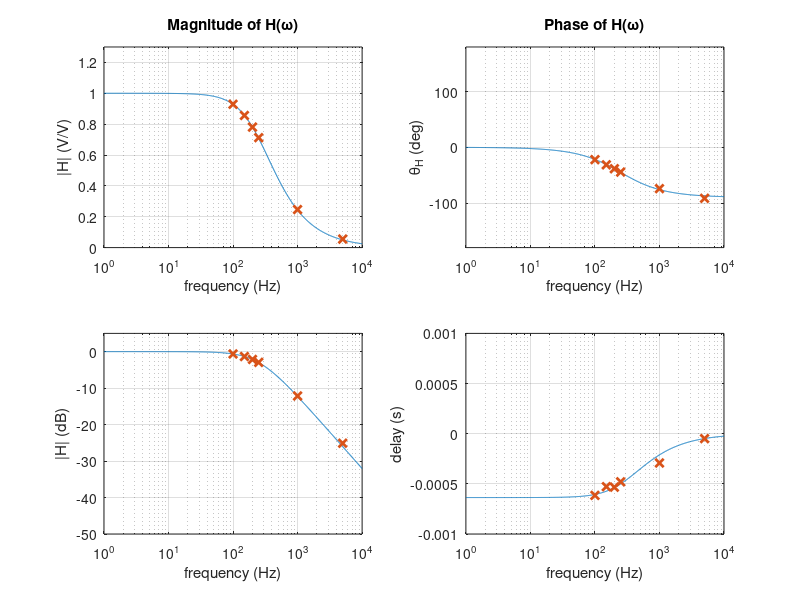
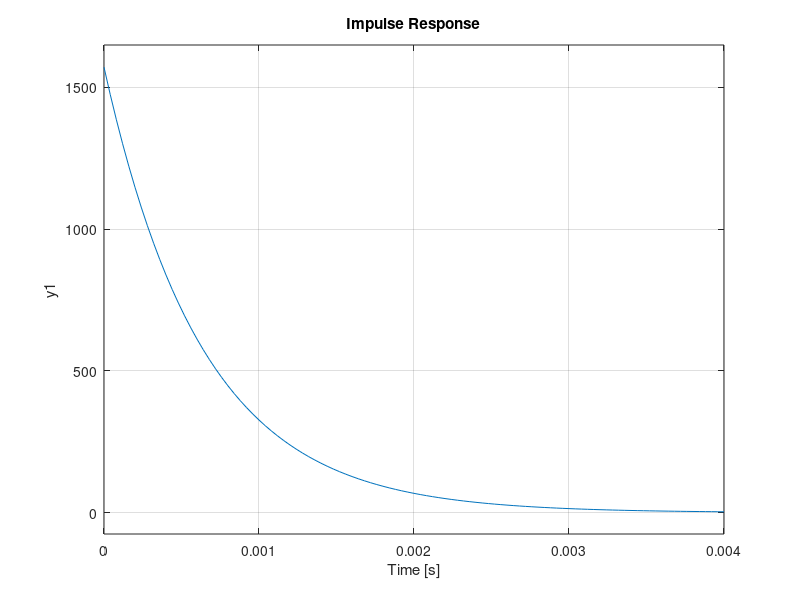
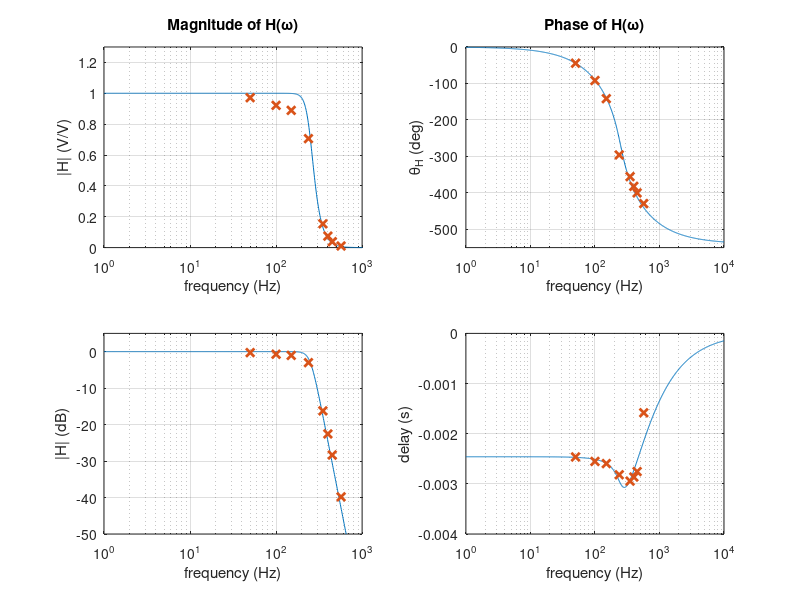
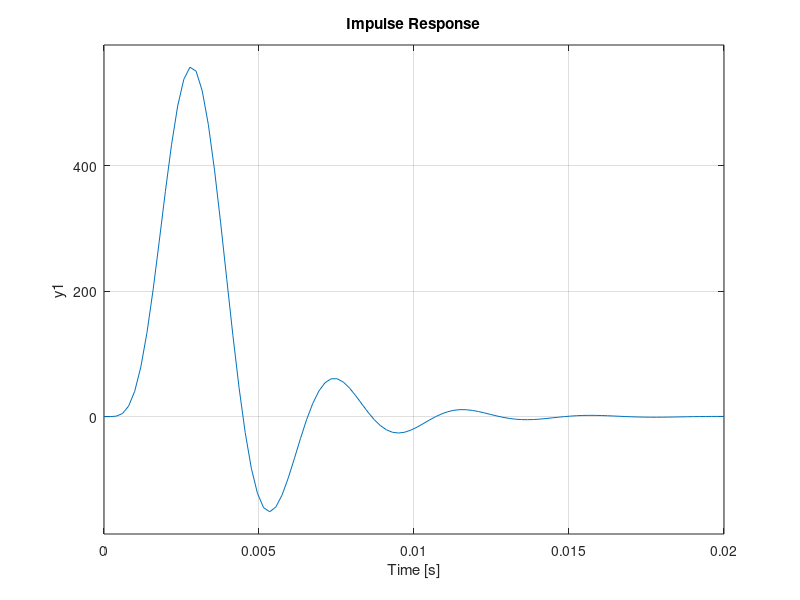

Write MATLAB code to recreate these figures, in order.
%ECE300 Eric Morse and Tom Tao Prelab Lab 8

f=logspace(0,4,1000);
w=2*pi*f;
fc=250;
wc=2*pi*fc;

% First Order Filter

[Nbu1,Dbu1]=butter(1,wc,'s');

HwBu1=freqs(Nbu1,Dbu1,w);
freqx = [100 150 200 250 1000 5000 20000 31100];
ampy = [5.711/6.15 5.267/6.15 4.802/6.15 4.38/6.15 1.515/6.15 0.34/6.15 0.08884/6.15 0.06231/6.15];
dby = [-0.643 -1.34 -2.14 -2.948 -12.16 -25.11 -36.777 -39.88];
delayy = [-0.000615 -0.000528 -0.000533 -0.00048 -0.000792+0.0005 -0.0000493 -0.00001426 -0.0000099];
phasey = [22.16 31.48 38.46 44.41 74.21 91.54 104.7 111.7];
figure(1)
subplot(2,2,1), semilogx(f,abs(HwBu1),freqx, ampy,'x','LineWidth',2)
axis([1 1e4 0 1.3]);grid on;xlabel('frequency (Hz)');ylabel('|H| (V/V)')
title('Magnitude of H(\omega)')
subplot(2,2,3), semilogx(f,20*log10(abs(HwBu1)), freqx, dby,'x','LineWidth',2)
axis([1 1e4 -50 5]);grid on;xlabel('frequency (Hz)');ylabel('|H| (dB)')
subplot(2,2,2), semilogx(f,180*unwrap(angle(HwBu1))/pi, freqx, -1*phasey,'x','LineWidth',2)
axis([1 1e4 -180 180]);grid on;xlabel('frequency (Hz)');ylabel('\theta_H (deg)')
title('Phase of H(\omega)')
subplot(2,2,4), semilogx(f,unwrap(angle(HwBu1))./w, freqx, delayy,'x','LineWidth',2)
axis([1 1e4 -1e-3 1e-3]);grid on;xlabel('frequency (Hz)');ylabel('delay (s)')

figure(2)
sys=tf(Nbu1,Dbu1);
impulse(sys);

% Sixth Order Filter

[Nbu2,Dbu2]=butter(6,wc,'s');

HwBu2=freqs(Nbu2,Dbu2,w);
freqx2 = [50 100 150 238 350 400 450 570];
ampy2 = [5.974/6.15 5.668/6.15 5.469/6.15 4.342/6.15 0.948/6.15 0.458/6.15 0.235/6.15 0.0628/6.15];
dby2 = [-0.266 -0.723 -1.033 -3.023 -16.24 -22.56 -28.35 -39.818];
delayy2 = [-0.002464 -0.002553 -0.002596 -0.002819 0.0000547-0.003 0.000135-0.003 0.000245-0.003 0.001417-0.003];
phasey2 = [-44.42 -91.95 -141.7 -116-180 4.551-360 -22.18-360 -40.05-360 -69.37-360];
figure(3)
subplot(2,2,1), semilogx(f,abs(HwBu2),freqx2,ampy2,'x','LineWidth',2)
axis([1 1e3 0 1.3]);grid on;xlabel('frequency (Hz)');ylabel('|H| (V/V)')
title('Magnitude of H(\omega)')
subplot(2,2,3), semilogx(f,20*log10(abs(HwBu2)),freqx2, dby2,'x','LineWidth',2)
axis([1 1e3 -50 5]);grid on;xlabel('frequency (Hz)');ylabel('|H| (dB)')
subplot(2,2,2), semilogx(f,180*unwrap(angle(HwBu2))/pi,freqx2, phasey2,'x','LineWidth',2)
axis([1 1e4 -550 0]);grid on;xlabel('frequency (Hz)');ylabel('\theta_H (deg)')
title('Phase of H(\omega)')
subplot(2,2,4), semilogx(f,unwrap(angle(HwBu2))./w,freqx2, delayy2,'x','LineWidth',2)
axis([1 1e4 -4e-3 0]);grid on;xlabel('frequency (Hz)');ylabel('delay (s)')

figure(4)
sys=tf(Nbu2,Dbu2);
impulse(sys);

% Sixth Order Cheb Filter

[Nbu3,Dbu3]=cheby1(6, 2, wc,'s');
HwBu3=freqs(Nbu3,Dbu3,w);

freqx3 = [227 127 160 257 280 320 360 401];
ampy3 = [6.601/6.15 5.262/6.15 5.887/6.15 4.406/6.15 1.519/6.15 0.362/6.15 0.134/6.15 0.061/6.15];
dby3 = [0.6 -1.368 -0.393 -2.91 -12.16 -24.61 -33.24 -40.08];
delayy3 = [-0.000475-0.004 -0.00353 -0.00345 -0.000657-0.004 -0.002582-0.002 -0.001091-0.003 -0.001051-0.003 -0.0015-0.002];
phasey3 = [-38.9-180 -159.9 -163.9 -56.8-180 -100.1-180 -124.1-180 -135.7-180 -143.9-180];

figure(5)
subplot(2,2,1), semilogx(f,abs(HwBu3),freqx3, ampy3,'x','LineWidth',2)
axis([1 1e3 0 1.3]);grid on;xlabel('frequency (Hz)');ylabel('|H| (V/V)')
title('Magnitude of H(\omega)')
subplot(2,2,3), semilogx(f,20*log10(abs(HwBu3))+2,freqx3,dby3,'x','LineWidth',2)
axis([1 1e3 -50 5]);grid on;xlabel('frequency (Hz)');ylabel('|H| (dB)')
subplot(2,2,2), semilogx(f,180*unwrap(angle(HwBu3))/pi,freqx3,phasey3,'x','LineWidth',2)
axis([1 1e4 -360 0]);grid on;xlabel('frequency (Hz)');ylabel('\theta_H (deg)')
title('Phase of H(\omega)')
subplot(2,2,4), semilogx(f,unwrap(angle(HwBu3))./w,freqx3,delayy3,'x','LineWidth',2)
axis([1 1e4 -5e-3 0]);grid on;xlabel('frequency (Hz)');ylabel('delay (s)')

figure(6)
sys=tf(Nbu3,Dbu3);
impulse(sys);
